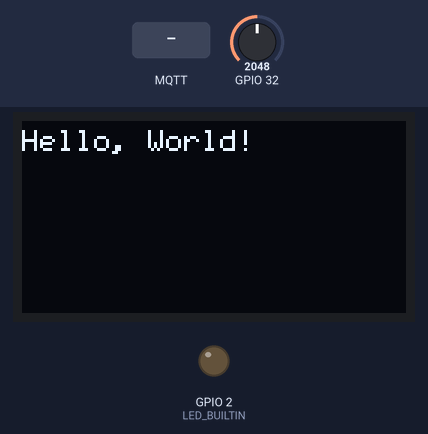
A program run on a simulated ESP32. Shown: 128×64 one-colour display, output pins drawn as LEDs (lit = HIGH). The test bench sets the inputs (shaded band); at power-on: GPIO 32 = 2048. WiFi joins after 1.5 s; servers stay silent unless stated; no MQTT or app messages arrive unless stated; what the program prints to the serial monitor is not drawn.

Above: at 2.7 s.
2.8 s: MQTT message "led1" arrives on the second subscribed topic
At 4.0 s:
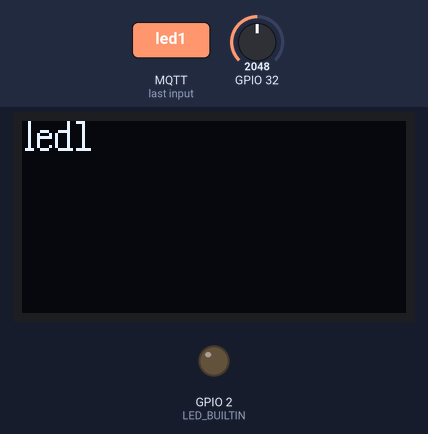
4.3 s: MQTT message "0" arrives on the second subscribed topic
At 5.1 s:
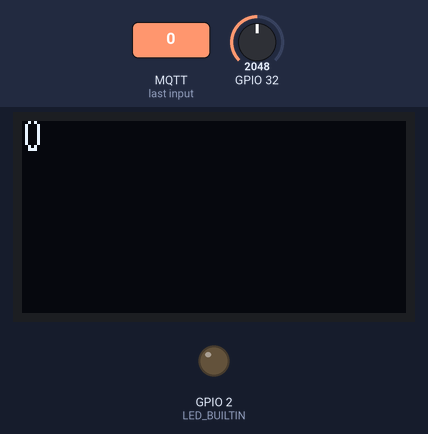
5.8 s: MQTT message "on" arrives on the second subscribed topic
At 6.3 s:
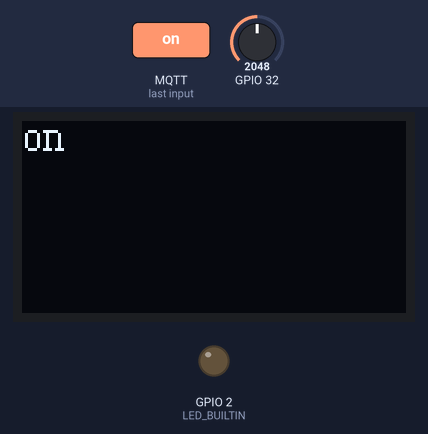
7.3 s: MQTT message "off" arrives on the second subscribed topic
At 8.5 s:
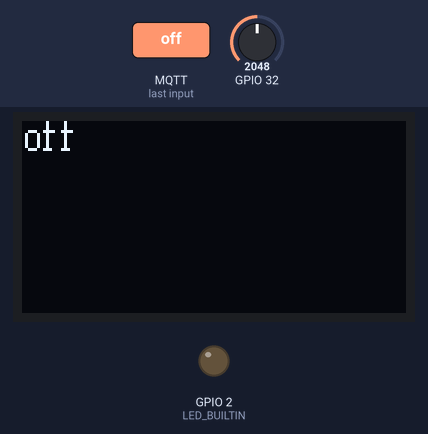
8.8 s: MQTT message "text" arrives on the second subscribed topic
At 9.8 s:
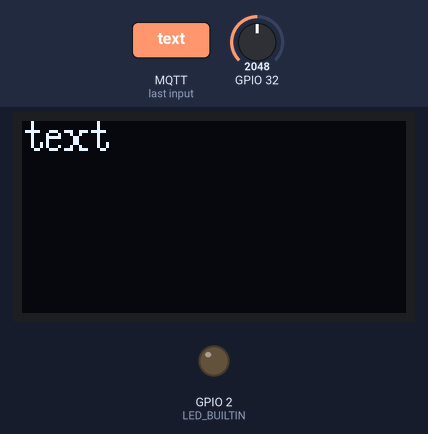
10.3 s: MQTT message "led1" arrives on the first subscribed topic
At 11.1 s:
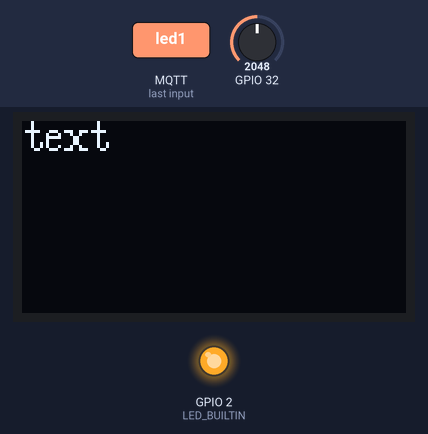
Timing chart, 0 to 12.8 s (numbered marks = the images above; inputs shaded):
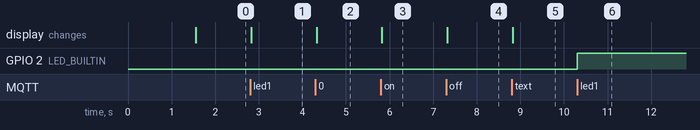

Measured:
- after the input at 2.8 s, the display: changes at once (image 1)
- after the input at 4.3 s, the display: changes at once (image 2)
- after the input at 5.8 s, the display: changes at once (image 3)
- after the input at 7.3 s, the display: changes at once (image 4)
- after the input at 8.8 s, the display: changes at once (image 5)
- after the input at 10.3 s, GPIO 2 (LED_BUILTIN): LOW → HIGH at once

The program:

main.cpp
```cpp
#include <Arduino.h>
#include <WiFi.h>
#include <PubSubClient.h>
#include <U8g2lib.h>
#include <Wire.h>

#include "config.h"

U8G2_SSD1306_128X64_NONAME_1_SW_I2C u8g2(U8G2_R0, /* clock=*/ SCL, /* data=*/ SDA, /* reset=*/ U8X8_PIN_NONE);   // All Boards without Reset of the Display


const char* ssid = SSID;
const char* password = PASSWORD;
const char* mqtt_server = "192.168.3.26";

WiFiClient espClient;
PubSubClient client(espClient);

void callback(char* topic, byte* payload, unsigned int length) {
  // led1 -> built-in LED 1 0
  if (strcmp(topic, "led1") == 0) {
    if ((char)payload[0] == '0') {
      digitalWrite(LED_BUILTIN, LOW);
    } else {
      digitalWrite(2, HIGH);
    }
  }

  // text -> oled 1306
  Serial.println(length);
  if (strcmp(topic, "text") == 0) {
    String text;
    for (int i = 0; i < length; i++) {
      text += (char)payload[i];
    }
    u8g2.clearBuffer();
    u8g2.setFontMode(1);
    u8g2.setFont(u8g2_font_cu12_tr);
    u8g2.setCursor(0, 10);
    u8g2.print(text);
    u8g2.sendBuffer();
  }
}

void setup() {
  Serial.begin(115200);
  pinMode(LED_BUILTIN, OUTPUT);

  Wire.begin();
  u8g2.begin();

  WiFi.begin(ssid, password);

  while (WiFi.status() != WL_CONNECTED) {
    delay(500);
    Serial.println("Connecting to WiFi..");
  }
  Serial.println("Connected to the WiFi network");

  client.setServer(mqtt_server, 1883);
  client.setCallback(callback);

  u8g2.clearBuffer();
  u8g2.setFont(u8g2_font_6x12_tr);
  u8g2.drawStr(0, 10, "Hello, World!");
  u8g2.sendBuffer();

}


void reconect() {
  while (!client.connected()) {
    Serial.println("Connecting to MQTT...");

    if (client.connect("ESP32Client")) {
      Serial.println("connected");
      client.subscribe("led1");
      client.subscribe("text");
    } else {
      Serial.print("failed with state ");
      Serial.print(client.state());
      delay(2000);
    }
  }
}


void loop() {

  if (!client.connected()) {
    reconect();
  }
  client.loop();

  if(millis()%1000 == 0){
    int value = analogRead(32);
    client.publish("pot", String(value).c_str());
  }

}
```

config.h
```cpp
#define SSID "your-ssid"
#define PASSWORD "your-password"
```
